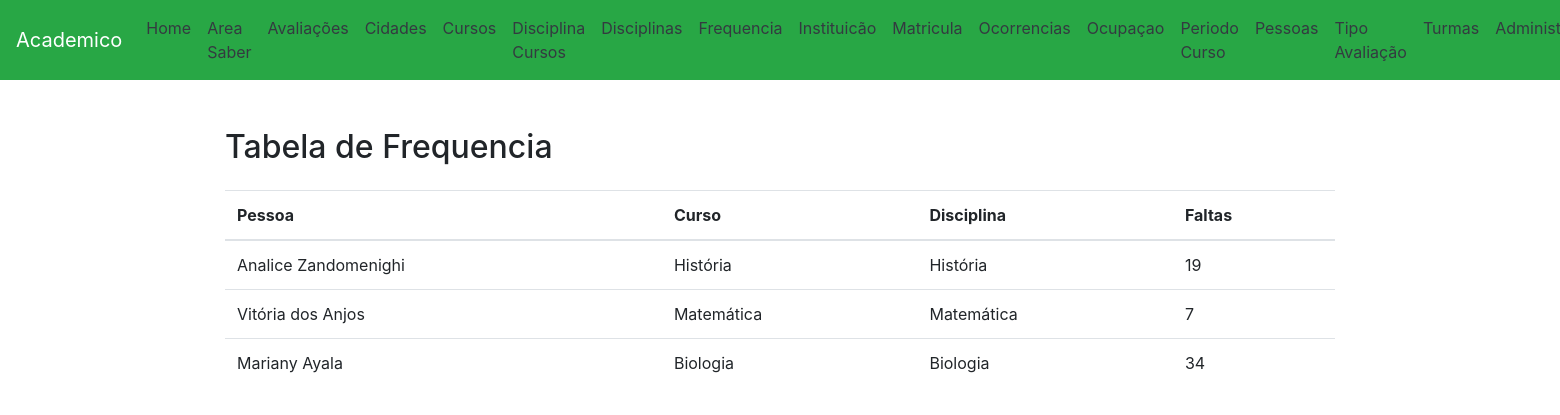
The app's page /frequencia/ with its own data.
### app/models.py (models this page shows, shortened)
class Frequencia(models.Model):
    pessoa = models.ForeignKey(Pessoa, on_delete=models.CASCADE, verbose_name="Pessoa")
    curso = models.ForeignKey(Cursos, on_delete=models.CASCADE, verbose_name="Cursos")
    disciplina = models.ForeignKey(Disciplinas, on_delete=models.CASCADE, verbose_name="Disciplinas")
    numero_faltas = models.CharField(max_length=100, verbose_name="Faltas")
    class Meta:
        verbose_name = "Frequência"
        verbose_name_plural = "Frequências"

class Pessoa(models.Model):
    nome = models.CharField(max_length=100, verbose_name="Nome da pessoa")
    pai = models.CharField(max_length=100, verbose_name="Nome do pai")
    mae = models.CharField(max_length=100, verbose_name="Nome da mãe")
    cpf = models.CharField(max_length=11, verbose_name="CPF")
    data_nasc = models.DateField(verbose_name="Data de nascimento")
    email = models.CharField(max_length=100, verbose_name="Email")
    cidade = models.ForeignKey(Cidade, on_delete=models.CASCADE, verbose_name="Cidade")
    ocupacao = models.ForeignKey(Ocupacao, on_delete=models.CASCADE, verbose_name="Ocupaçao")
    def __str__(self):
        return f"{self.nome}"
    class Meta:
        verbose_name = "Pessoa"
        verbose_name_plural = "Pessoas"

class Cursos(models.Model):
    nome = models.CharField(max_length=100, verbose_name="Nome do curso")
    carga_horaria_total = models.CharField(max_length=4, verbose_name="Carga horaria total")
    duracao_meses = models.CharField(max_length=2, verbose_name="Duração meses")
    area_saber = models.ForeignKey(AreaSaber,on_delete=models.CASCADE, verbose_name="Área do saber")
    instituicao = models.ForeignKey(Instituicao, on_delete=models.CASCADE, verbose_name ="Nome da instituição")
    def __str__(self):
        return f"{self.nome}"
    class Meta:
        verbose_name = "Curso"
        verbose_name_plural = "Cursos"

class Disciplinas(models.Model):
    nome = models.CharField(max_length=100, verbose_name="Nome da disciplina")
    area_saber = models.ForeignKey(AreaSaber, on_delete=models.CASCADE, verbose_name="Área do saber")
    def __str__(self):
        return f"{self.nome}"
    class Meta:
        verbose_name = "Disciplina"
        verbose_name_plural = "Disciplinas"

### app/views.py (the view)
# urls.py: path('frequencia/', FrequenciaView.as_view(), name='frequencia'),
class FrequenciaView(View):
    def get(self, request, *args, **kwargs):
        frequencia = Frequencia.objects.all()
        return render(request, 'frequencia.html', {'frequencia' : frequencia})

### app/templates/frequencia.html (shortened to what this page needs)
<!DOCTYPE html>
<html lang="pt-BR">
<head>
    <link rel="stylesheet" href="https://maxcdn.bootstrapcdn.com/bootstrap/4.5.2/css/bootstrap.min.css">
</head>
<body>
    <nav class="navbar navbar-expand-lg navbar-dark bg-success">
        <a class="navbar-brand" href="/">Academico</a>
<div class="collapse navbar-collapse" id="navbarNav">
<ul class="navbar-nav">
    <li class="nav-item">
        <a class="nav-link text-dark" href="/">Home</a>
    </li>
    <li class="nav-item">
        <a class="nav-link text-dark" href="/area_saber/">Area Saber</a>
    </li>
    <li class="nav-item">
        <a class="nav-link text-dark" href="/avaliacoes/">Avaliações</a>
    </li>
    <li class="nav-item">
        <a class="nav-link text-dark" href="/cidades/">Cidades</a>
    </li>
    <li class="nav-item">
        <a class="nav-link text-dark" href="/cursos/">Cursos</a>
    </li>
    <li class="nav-item">
        <a class="nav-link text-dark" href="/disciplina_cursos/">Disciplina Cursos</a>
    </li>
    <li class="nav-item">
        <a class="nav-link text-dark" href="/disciplinas/">Disciplinas</a>
    </li>
    <li class="nav-item">
        <a class="nav-link text-dark" href="/frequencia/">Frequencia</a>
    </li>
    <li class="nav-item">
        <a class="nav-link text-dark" href="/instituicao/">Instituicão</a>
    </li>
    <li class="nav-item">
        <a class="nav-link text-dark" href="/matricula/">Matricula</a>
    </li>
    <li class="nav-item">
        <a class="nav-link text-dark" href="/ocorrencias/">Ocorrencias</a>
    </li>
    <li class="nav-item">
        <a class="nav-link text-dark" href="/ocupacao/">Ocupaçao</a>
    </li>
    <li class="nav-item">
        <a class="nav-link text-dark" href="/periodo_cursos/">Periodo Curso</a>
    </li>
    <li class="nav-item">
        <a class="nav-link text-dark" href="/pessoas/">Pessoas</a>
    </li>
    <li class="nav-item">
        <a class="nav-link text-dark" href="/tipo_avaliacao/">Tipo Avaliação</a>
    </li>
    <li class="nav-item">
        <a class="nav-link text-dark" href="/turmas/">Turmas</a>
    </li>
    <li class="nav-item">
        <a class="nav-link text-dark" href="/admin/">Administração</a>
    </li>
</ul>
</div>
</nav>
<div class="container mt-5">
    <h2 class="mb-4">Tabela de Frequencia</h2>
<table class="table">
    <thead>
        <tr>
        <th scope="col">Pessoa</th>
        <th scope="col">Curso</th>
        <th scope="col">Disciplina</th>
        <th scope="col">Faltas</th>
        </tr>
    </thead>
    <tbody>
    {% for frequencia in frequencia %}
    <tr>
    <td>{{ frequencia.pessoa }}</td>
    <td>{{ frequencia.curso}}</td>
    <td>{{ frequencia.disciplina }}</td>
    <td>{{ frequencia.numero_faltas }}</td>
    </tr>
    {% endfor %}
    </tbody>
</table>
</div>
</body>
</html>

### records on screen
Frequencia: pessoa "Analice Zandomenighi", curso "História", disciplina "História", numero_faltas "19"
Frequencia: pessoa "Vitória dos Anjos", curso "Matemática", disciplina "Matemática", numero_faltas "7"
Frequencia: pessoa "Mariany Ayala", curso "Biologia", disciplina "Biologia", numero_faltas "34"
